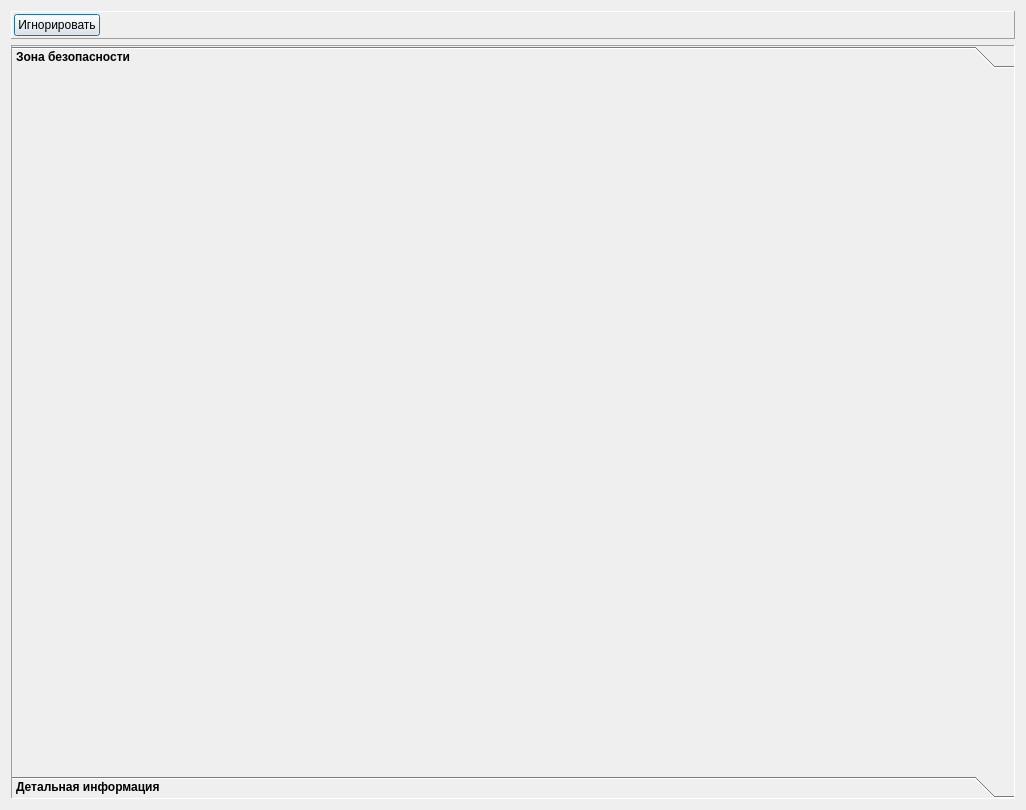
<?xml version="1.0" encoding="UTF-8"?>
<ui version="4.0">
 <class>SvAlarmDialog</class>
 <widget class="QDialog" name="SvAlarmDialog">
  <property name="geometry">
   <rect>
    <x>0</x>
    <y>0</y>
    <width>1026</width>
    <height>810</height>
   </rect>
  </property>
  <property name="windowTitle">
   <string>Dialog</string>
  </property>
  <layout class="QVBoxLayout" name="verticalLayout">
   <item>
    <widget class="QFrame" name="frame">
     <property name="minimumSize">
      <size>
       <width>0</width>
       <height>24</height>
      </size>
     </property>
     <property name="frameShape">
      <enum>QFrame::Panel</enum>
     </property>
     <property name="frameShadow">
      <enum>QFrame::Raised</enum>
     </property>
     <layout class="QHBoxLayout" name="horizontalLayout">
      <property name="spacing">
       <number>2</number>
      </property>
      <property name="leftMargin">
       <number>2</number>
      </property>
      <property name="topMargin">
       <number>2</number>
      </property>
      <property name="rightMargin">
       <number>2</number>
      </property>
      <property name="bottomMargin">
       <number>2</number>
      </property>
      <item>
       <widget class="QPushButton" name="bnIgnore">
        <property name="text">
         <string>Игнорировать</string>
        </property>
        <property name="icon">
         <iconset resource="res.qrc">
          <normaloff>:/alarms/icons/bullet_red.png</normaloff>:/alarms/icons/bullet_red.png</iconset>
        </property>
       </widget>
      </item>
      <item>
       <spacer name="spacer_1">
        <property name="orientation">
         <enum>Qt::Horizontal</enum>
        </property>
        <property name="sizeHint" stdset="0">
         <size>
          <width>40</width>
          <height>20</height>
         </size>
        </property>
       </spacer>
      </item>
     </layout>
    </widget>
   </item>
   <item>
    <widget class="QToolBox" name="toolBox">
     <property name="font">
      <font>
       <weight>75</weight>
       <bold>true</bold>
      </font>
     </property>
     <property name="frameShape">
      <enum>QFrame::Panel</enum>
     </property>
     <property name="frameShadow">
      <enum>QFrame::Sunken</enum>
     </property>
     <property name="currentIndex">
      <number>0</number>
     </property>
     <widget class="QWidget" name="pageZone">
      <property name="geometry">
       <rect>
        <x>0</x>
        <y>0</y>
        <width>1006</width>
        <height>694</height>
       </rect>
      </property>
      <attribute name="icon">
       <iconset resource="res.qrc">
        <normaloff>:/tree32/icons/layers_1.ico</normaloff>:/tree32/icons/layers_1.ico</iconset>
      </attribute>
      <attribute name="label">
       <string>Зона безопасности</string>
      </attribute>
      <layout class="QVBoxLayout" name="verticalLayout_3">
       <property name="spacing">
        <number>2</number>
       </property>
       <property name="leftMargin">
        <number>2</number>
       </property>
       <property name="topMargin">
        <number>2</number>
       </property>
       <property name="rightMargin">
        <number>2</number>
       </property>
       <property name="bottomMargin">
        <number>2</number>
       </property>
       <item>
        <layout class="QVBoxLayout" name="vlayZone">
         <property name="spacing">
          <number>2</number>
         </property>
         <item>
          <widget class="QWidget" name="widget" native="true"/>
         </item>
        </layout>
       </item>
      </layout>
     </widget>
     <widget class="QWidget" name="pageDetails">
      <property name="geometry">
       <rect>
        <x>0</x>
        <y>0</y>
        <width>1006</width>
        <height>694</height>
       </rect>
      </property>
      <attribute name="icon">
       <iconset resource="res.qrc">
        <normaloff>:/tree32/icons/Eye.bmp</normaloff>:/tree32/icons/Eye.bmp</iconset>
      </attribute>
      <attribute name="label">
       <string>Детальная информация</string>
      </attribute>
      <layout class="QVBoxLayout" name="verticalLayout_5">
       <property name="spacing">
        <number>2</number>
       </property>
       <property name="leftMargin">
        <number>2</number>
       </property>
       <property name="topMargin">
        <number>2</number>
       </property>
       <property name="rightMargin">
        <number>2</number>
       </property>
       <property name="bottomMargin">
        <number>2</number>
       </property>
       <item>
        <layout class="QVBoxLayout" name="vlayDetails"/>
       </item>
      </layout>
     </widget>
    </widget>
   </item>
  </layout>
 </widget>
 <resources>
  <include location="res.qrc"/>
 </resources>
 <connections/>
</ui>
